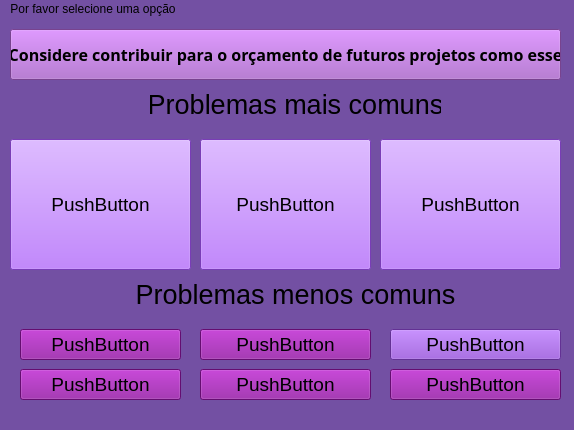
<?xml version="1.0" encoding="UTF-8"?>
<ui version="4.0">
 <class>MainWindow</class>
 <widget class="QMainWindow" name="MainWindow">
  <property name="geometry">
   <rect>
    <x>0</x>
    <y>0</y>
    <width>574</width>
    <height>430</height>
   </rect>
  </property>
  <property name="windowTitle">
   <string>MainWindow</string>
  </property>
  <property name="layoutDirection">
   <enum>Qt::LeftToRight</enum>
  </property>
  <property name="autoFillBackground">
   <bool>false</bool>
  </property>
  <property name="styleSheet">
   <string notr="true">background-color: rgb(115, 80, 163);
border-bottom-color: rgb(170, 85, 255);
border-color: rgb(153, 106, 217);
border-top-color: rgb(153, 106, 217);</string>
  </property>
  <widget class="QWidget" name="centralwidget">
   <widget class="QPushButton" name="pushButton_2">
    <property name="geometry">
     <rect>
      <x>10</x>
      <y>120</y>
      <width>181</width>
      <height>131</height>
     </rect>
    </property>
    <property name="font">
     <font>
      <family>Segoe UI</family>
      <pointsize>14</pointsize>
     </font>
    </property>
    <property name="styleSheet">
     <string notr="true">background-color: rgb(170, 85, 255, 255);</string>
    </property>
    <property name="text">
     <string>PushButton</string>
    </property>
   </widget>
   <widget class="QPushButton" name="pushButton">
    <property name="geometry">
     <rect>
      <x>10</x>
      <y>10</y>
      <width>551</width>
      <height>51</height>
     </rect>
    </property>
    <property name="font">
     <font>
      <family>Segoe UI Black</family>
      <pointsize>12</pointsize>
      <weight>75</weight>
      <bold>true</bold>
     </font>
    </property>
    <property name="styleSheet">
     <string notr="true">background-color: rgb(168, 94, 200);</string>
    </property>
    <property name="text">
     <string>Considere contribuir para o orçamento de futuros projetos como esse</string>
    </property>
   </widget>
   <widget class="QPushButton" name="pushButton_3">
    <property name="geometry">
     <rect>
      <x>390</x>
      <y>310</y>
      <width>171</width>
      <height>31</height>
     </rect>
    </property>
    <property name="font">
     <font>
      <family>Segoe UI</family>
      <pointsize>14</pointsize>
     </font>
    </property>
    <property name="styleSheet">
     <string notr="true">
background-color: rgb(138, 69, 207);</string>
    </property>
    <property name="text">
     <string>PushButton</string>
    </property>
   </widget>
   <widget class="QPushButton" name="pushButton_5">
    <property name="geometry">
     <rect>
      <x>380</x>
      <y>120</y>
      <width>181</width>
      <height>131</height>
     </rect>
    </property>
    <property name="font">
     <font>
      <family>Segoe UI</family>
      <pointsize>14</pointsize>
     </font>
    </property>
    <property name="styleSheet">
     <string notr="true">background-color: rgb(170, 85, 255, 255);</string>
    </property>
    <property name="text">
     <string>PushButton</string>
    </property>
   </widget>
   <widget class="QPushButton" name="pushButton_6">
    <property name="geometry">
     <rect>
      <x>200</x>
      <y>310</y>
      <width>171</width>
      <height>31</height>
     </rect>
    </property>
    <property name="font">
     <font>
      <family>Segoe UI</family>
      <pointsize>14</pointsize>
     </font>
    </property>
    <property name="styleSheet">
     <string notr="true">
background-color: rgb(142, 18, 158);</string>
    </property>
    <property name="text">
     <string>PushButton</string>
    </property>
   </widget>
   <widget class="QPushButton" name="pushButton_7">
    <property name="geometry">
     <rect>
      <x>200</x>
      <y>120</y>
      <width>171</width>
      <height>131</height>
     </rect>
    </property>
    <property name="font">
     <font>
      <family>Segoe UI</family>
      <pointsize>14</pointsize>
     </font>
    </property>
    <property name="styleSheet">
     <string notr="true">background-color: rgb(170, 85, 255, 255);</string>
    </property>
    <property name="text">
     <string>PushButton</string>
    </property>
   </widget>
   <widget class="QLabel" name="label">
    <property name="geometry">
     <rect>
      <x>150</x>
      <y>70</y>
      <width>291</width>
      <height>31</height>
     </rect>
    </property>
    <property name="font">
     <font>
      <family>Segoe UI Historic</family>
      <pointsize>20</pointsize>
      <weight>50</weight>
      <bold>false</bold>
     </font>
    </property>
    <property name="text">
     <string>Problemas mais comuns</string>
    </property>
    <property name="alignment">
     <set>Qt::AlignCenter</set>
    </property>
   </widget>
   <widget class="QLabel" name="label_2">
    <property name="geometry">
     <rect>
      <x>120</x>
      <y>260</y>
      <width>351</width>
      <height>31</height>
     </rect>
    </property>
    <property name="font">
     <font>
      <family>Segoe UI Historic</family>
      <pointsize>20</pointsize>
      <weight>50</weight>
      <bold>false</bold>
     </font>
    </property>
    <property name="layoutDirection">
     <enum>Qt::LeftToRight</enum>
    </property>
    <property name="text">
     <string>Problemas menos comuns</string>
    </property>
    <property name="alignment">
     <set>Qt::AlignCenter</set>
    </property>
   </widget>
   <widget class="QPushButton" name="pushButton_8">
    <property name="geometry">
     <rect>
      <x>20</x>
      <y>310</y>
      <width>161</width>
      <height>31</height>
     </rect>
    </property>
    <property name="font">
     <font>
      <family>Segoe UI</family>
      <pointsize>14</pointsize>
     </font>
    </property>
    <property name="styleSheet">
     <string notr="true">
background-color: rgb(142, 18, 158);</string>
    </property>
    <property name="text">
     <string>PushButton</string>
    </property>
   </widget>
   <widget class="QPushButton" name="pushButton_9">
    <property name="geometry">
     <rect>
      <x>200</x>
      <y>350</y>
      <width>171</width>
      <height>31</height>
     </rect>
    </property>
    <property name="font">
     <font>
      <family>Segoe UI</family>
      <pointsize>14</pointsize>
     </font>
    </property>
    <property name="styleSheet">
     <string notr="true">
background-color: rgb(142, 18, 158);</string>
    </property>
    <property name="text">
     <string>PushButton</string>
    </property>
   </widget>
   <widget class="QPushButton" name="pushButton_10">
    <property name="geometry">
     <rect>
      <x>20</x>
      <y>350</y>
      <width>161</width>
      <height>31</height>
     </rect>
    </property>
    <property name="font">
     <font>
      <family>Segoe UI</family>
      <pointsize>14</pointsize>
     </font>
    </property>
    <property name="styleSheet">
     <string notr="true">
background-color: rgb(142, 18, 158);</string>
    </property>
    <property name="text">
     <string>PushButton</string>
    </property>
   </widget>
   <widget class="QPushButton" name="pushButton_11">
    <property name="geometry">
     <rect>
      <x>390</x>
      <y>350</y>
      <width>171</width>
      <height>31</height>
     </rect>
    </property>
    <property name="font">
     <font>
      <family>Segoe UI</family>
      <pointsize>14</pointsize>
     </font>
    </property>
    <property name="styleSheet">
     <string notr="true">
background-color: rgb(142, 18, 158);</string>
    </property>
    <property name="text">
     <string>PushButton</string>
    </property>
   </widget>
  </widget>
  <widget class="QMenuBar" name="menubar">
   <property name="geometry">
    <rect>
     <x>0</x>
     <y>0</y>
     <width>574</width>
     <height>21</height>
    </rect>
   </property>
   <widget class="QMenu" name="menuPor_favor_selecione_uma_op_o">
    <property name="title">
     <string>Por favor selecione uma opção</string>
    </property>
   </widget>
   <addaction name="menuPor_favor_selecione_uma_op_o"/>
  </widget>
  <widget class="QStatusBar" name="statusbar"/>
 </widget>
 <resources/>
 <connections/>
</ui>
